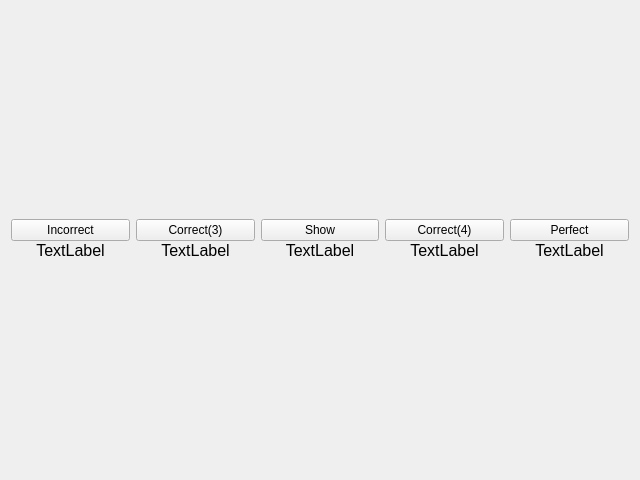
<?xml version="1.0" encoding="UTF-8"?>
<ui version="4.0">
 <class>StudyWindow</class>
 <widget class="QDialog" name="StudyWindow">
  <property name="windowModality">
   <enum>Qt::NonModal</enum>
  </property>
  <property name="geometry">
   <rect>
    <x>0</x>
    <y>0</y>
    <width>640</width>
    <height>480</height>
   </rect>
  </property>
  <property name="windowTitle">
   <string notr="true">Dialog</string>
  </property>
  <property name="modal">
   <bool>true</bool>
  </property>
  <layout class="QVBoxLayout" name="verticalLayout_3">
   <item>
    <layout class="QVBoxLayout" name="vlDefinition"/>
   </item>
   <item>
    <layout class="QHBoxLayout" name="horizontalDefinitionState" stretch="0,0,0,0,0">
     <property name="sizeConstraint">
      <enum>QLayout::SetDefaultConstraint</enum>
     </property>
     <item>
      <layout class="QVBoxLayout" name="verticalLayout">
       <property name="spacing">
        <number>0</number>
       </property>
       <item>
        <widget class="QPushButton" name="pushIncorrect">
         <property name="sizePolicy">
          <sizepolicy hsizetype="Minimum" vsizetype="Fixed">
           <horstretch>0</horstretch>
           <verstretch>0</verstretch>
          </sizepolicy>
         </property>
         <property name="text">
          <string>Incorrect</string>
         </property>
         <property name="autoDefault">
          <bool>false</bool>
         </property>
        </widget>
       </item>
       <item>
        <widget class="QLabel" name="labelIncorrect">
         <property name="sizePolicy">
          <sizepolicy hsizetype="Preferred" vsizetype="Fixed">
           <horstretch>0</horstretch>
           <verstretch>0</verstretch>
          </sizepolicy>
         </property>
         <property name="font">
          <font>
           <pointsize>12</pointsize>
          </font>
         </property>
         <property name="text">
          <string>TextLabel</string>
         </property>
         <property name="alignment">
          <set>Qt::AlignBottom|Qt::AlignHCenter</set>
         </property>
        </widget>
       </item>
      </layout>
     </item>
     <item>
      <layout class="QVBoxLayout" name="verticalLayout_2">
       <property name="spacing">
        <number>0</number>
       </property>
       <item>
        <widget class="QPushButton" name="pushCorrect3">
         <property name="sizePolicy">
          <sizepolicy hsizetype="Minimum" vsizetype="Fixed">
           <horstretch>0</horstretch>
           <verstretch>0</verstretch>
          </sizepolicy>
         </property>
         <property name="text">
          <string>Correct(3)</string>
         </property>
         <property name="autoDefault">
          <bool>false</bool>
         </property>
        </widget>
       </item>
       <item>
        <widget class="QLabel" name="labelCorrect3">
         <property name="sizePolicy">
          <sizepolicy hsizetype="Preferred" vsizetype="Fixed">
           <horstretch>0</horstretch>
           <verstretch>0</verstretch>
          </sizepolicy>
         </property>
         <property name="font">
          <font>
           <pointsize>12</pointsize>
          </font>
         </property>
         <property name="text">
          <string>TextLabel</string>
         </property>
         <property name="alignment">
          <set>Qt::AlignBottom|Qt::AlignHCenter</set>
         </property>
        </widget>
       </item>
      </layout>
     </item>
     <item>
      <layout class="QVBoxLayout" name="verticalLayout_6">
       <property name="spacing">
        <number>0</number>
       </property>
       <item>
        <widget class="QPushButton" name="pushShow">
         <property name="sizePolicy">
          <sizepolicy hsizetype="Minimum" vsizetype="Fixed">
           <horstretch>0</horstretch>
           <verstretch>0</verstretch>
          </sizepolicy>
         </property>
         <property name="text">
          <string>Show</string>
         </property>
         <property name="autoDefault">
          <bool>false</bool>
         </property>
        </widget>
       </item>
       <item>
        <widget class="QLabel" name="labelShow">
         <property name="sizePolicy">
          <sizepolicy hsizetype="Preferred" vsizetype="Fixed">
           <horstretch>0</horstretch>
           <verstretch>0</verstretch>
          </sizepolicy>
         </property>
         <property name="font">
          <font>
           <pointsize>12</pointsize>
          </font>
         </property>
         <property name="text">
          <string>TextLabel</string>
         </property>
         <property name="alignment">
          <set>Qt::AlignBottom|Qt::AlignHCenter</set>
         </property>
        </widget>
       </item>
      </layout>
     </item>
     <item>
      <layout class="QVBoxLayout" name="verticalLayout_4">
       <property name="spacing">
        <number>0</number>
       </property>
       <item>
        <widget class="QPushButton" name="pushCorrect4">
         <property name="sizePolicy">
          <sizepolicy hsizetype="Minimum" vsizetype="Fixed">
           <horstretch>0</horstretch>
           <verstretch>0</verstretch>
          </sizepolicy>
         </property>
         <property name="text">
          <string>Correct(4)</string>
         </property>
         <property name="autoDefault">
          <bool>false</bool>
         </property>
        </widget>
       </item>
       <item>
        <widget class="QLabel" name="labelCorrect4">
         <property name="sizePolicy">
          <sizepolicy hsizetype="Preferred" vsizetype="Fixed">
           <horstretch>0</horstretch>
           <verstretch>0</verstretch>
          </sizepolicy>
         </property>
         <property name="font">
          <font>
           <pointsize>12</pointsize>
          </font>
         </property>
         <property name="text">
          <string>TextLabel</string>
         </property>
         <property name="alignment">
          <set>Qt::AlignBottom|Qt::AlignHCenter</set>
         </property>
        </widget>
       </item>
      </layout>
     </item>
     <item>
      <layout class="QVBoxLayout" name="verticalLayout_5">
       <property name="spacing">
        <number>0</number>
       </property>
       <item>
        <widget class="QPushButton" name="pushPerfect">
         <property name="sizePolicy">
          <sizepolicy hsizetype="Minimum" vsizetype="Fixed">
           <horstretch>0</horstretch>
           <verstretch>0</verstretch>
          </sizepolicy>
         </property>
         <property name="text">
          <string>Perfect</string>
         </property>
         <property name="autoDefault">
          <bool>false</bool>
         </property>
        </widget>
       </item>
       <item>
        <widget class="QLabel" name="labelPerfect">
         <property name="sizePolicy">
          <sizepolicy hsizetype="Preferred" vsizetype="Fixed">
           <horstretch>0</horstretch>
           <verstretch>0</verstretch>
          </sizepolicy>
         </property>
         <property name="font">
          <font>
           <pointsize>12</pointsize>
          </font>
         </property>
         <property name="text">
          <string>TextLabel</string>
         </property>
         <property name="alignment">
          <set>Qt::AlignBottom|Qt::AlignHCenter</set>
         </property>
        </widget>
       </item>
      </layout>
     </item>
    </layout>
   </item>
  </layout>
 </widget>
 <resources/>
 <connections/>
</ui>
